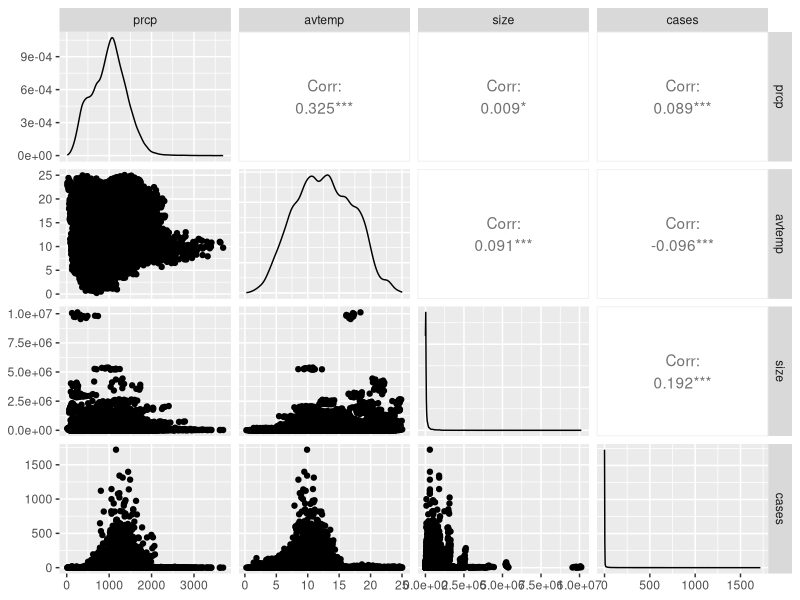
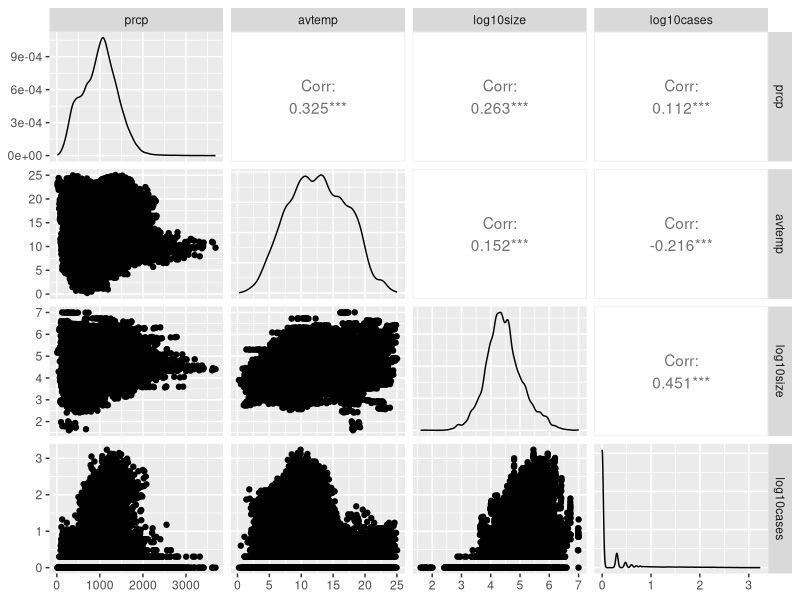
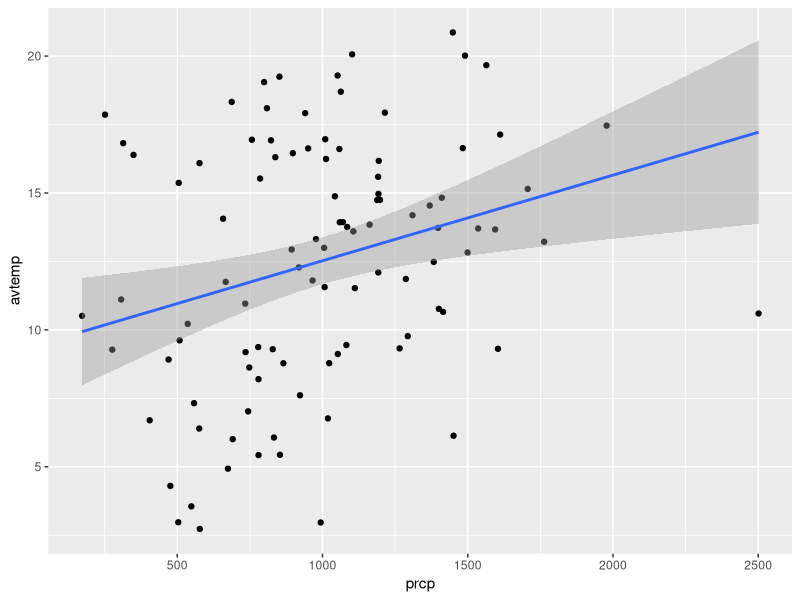
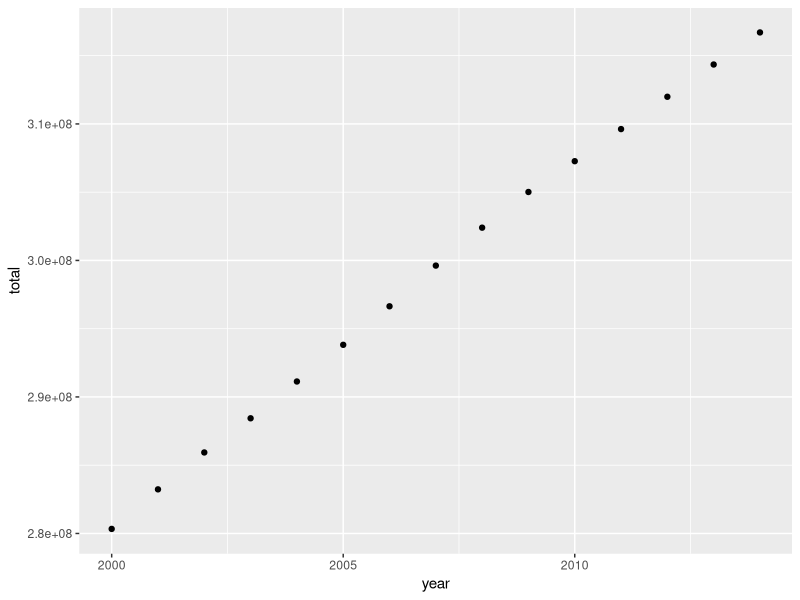
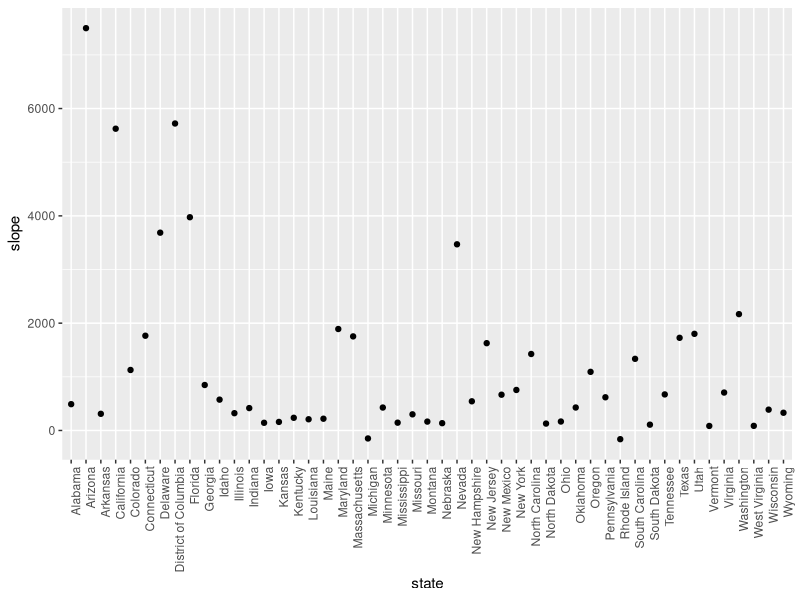
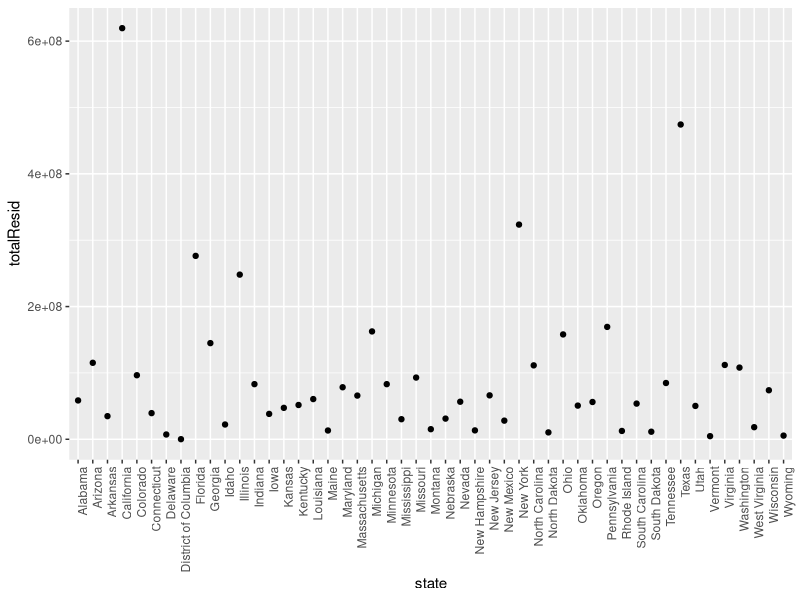
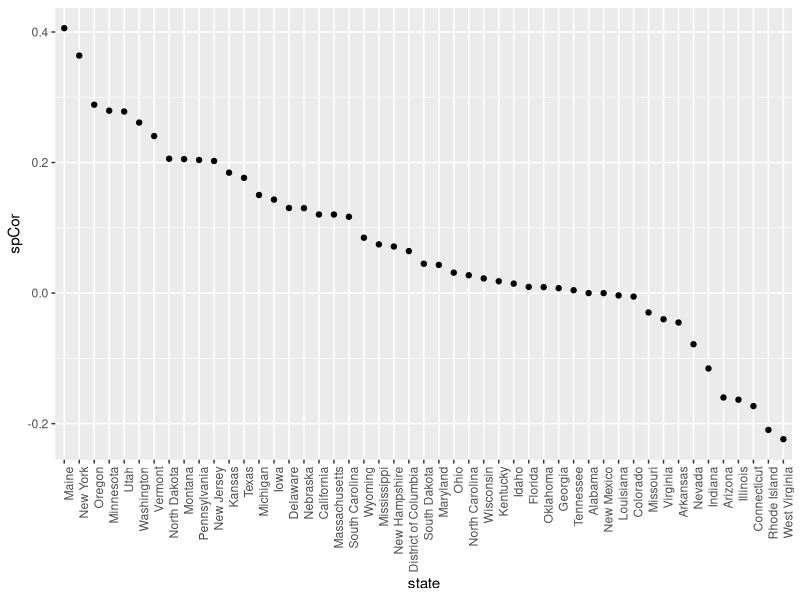

The R source for these figures, in order:
library(tidyverse)
library(magrittr)
library(GGally)

setwd('~/lyme')
pop.ld.prism <- read_csv('pop.ld.prism.csv')

#create a 4x4 summary plot using ggpairs
ggpairs(pop.ld.prism, columns=c('prcp', 'avtemp', 'size', 'cases'))

#add new columns for log10(size) and log10(cases+1)
pop.ld.prism %<>% mutate(log10size=log10(size))
pop.ld.prism %<>% mutate(log10cases=log10(cases+1))

#create new ggpairs plot with above columns
ggpairs(pop.ld.prism, columns=c('prcp', 'avtemp', 'log10size', 'log10cases')) #add 1 to log cases because can't take the log of 0, it is undefined

#set seed random sample
set.seed(222)
small<-pop.ld.prism %>% sample_n(100) 

ggplot(data=small)+ geom_point(aes(prcp,avtemp))+ geom_smooth(aes(prcp, avtemp), method = 'lm')

#create a linear model object and view
myModel <- lm(avtemp~prcp, data = small)

summary(myModel)

summary(myModel)$coefficients[2,1] #slope is 0.0067
summary(myModel)$coefficients[2,4] #is statistically significantly different because p<0.05

#single line of code to generate single ggplot of year by total
pop.ld.prism %>% group_by(year) %>% summarize(total=sum(size)) %>%
  ggplot(.)+geom_point(aes(x=year, y=total))

#create a data frame grouped by state and nest it
by_state <- pop.ld.prism %>% group_by(state)
by_state %<>% nest()
by_state

#test the nest using GA
by_state$data[[10]]


#task12
linGrowth_model <- function(df) {
  lm(size~year, data = df)
}

models <- purrr::map(by_state$data, linGrowth_model)
#rm(list=ls())
 #task13
by_state %<>% mutate (model = map(data, linGrowth_model))

library(modelr)
by_state %<>% mutate(resids = map2(data,model,add_residuals))

by_state #structure of resids is in tibble

#task15
sum_resids <- function(x){
  sum(abs(x$resid))
}
by_state %<>% mutate(totalResid = map(resids,sum_resids))

#task16
get_slope <- function(model){
  model$coefficients[2]
}
by_state %<>% mutate(slope = purrr::map(model, get_slope))

#unnest
slopes <- unnest(by_state,slope)
totalResids <- unnest(by_state,totalResid)

#task17 plot growth rate for all states
slopes %<>% ggplot(aes(state,slope))+geom_point()+theme(axis.text.x = element_text(angle = 90, hjust = 1))

#task18 plot total residuals for all states
totalResids %<>% ggplot(aes(state,totalResid))+geom_point()+theme(axis.text.x = element_text(angle = 90, hjust = 1))

#task19 repeat task9+10 by using new name (by_state2)
by_state2 <- pop.ld.prism %>% group_by(state)
by_state2 %<>% nest()
by_state2

#task20 write a function that accepts an element of by_state2 and returns spearman correlation
runCor <- function(df){
  suppressWarnings(cor.test(df$cases,df$prcp,method='spearman')$estimate)
}

by_state2 %<>% mutate(spCor = purrr::map(data, runCor))

spCors <- unnest(by_state2,spCor)
spCors %<>% arrange(desc(spCor))
spCors$state <- factor(spCors$state, levels=unique(spCors$state))

ggplot(spCors,aes(state,spCor))+geom_point()+theme(axis.text.x = element_text(angle = 90, hjust = 1))
